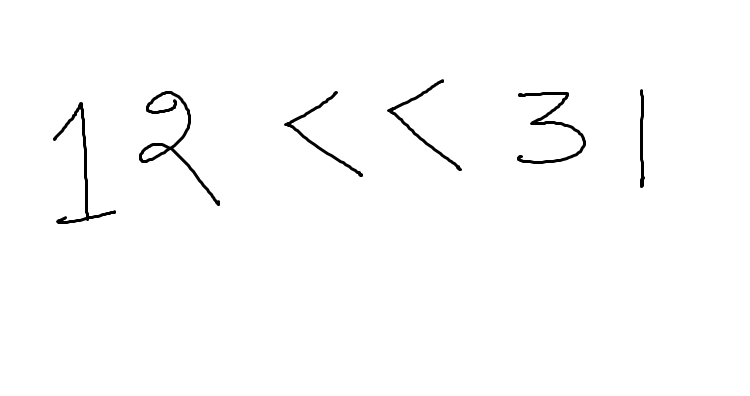
#> input picture Test Images/8.png, 750 x 396 px
$ python -i detection.py   (imports and definitions only)
#> lines starting #> are read from the running program, lines starting #| are printed output that depends on the picture; after the words box and inside, x2 and y2 are one past the last pixel; in counts of white or black regions, pixels touching at a corner belong together
from keras.models import model_from_json
import cv2
import numpy as np

# [1 line not run here, left out]
# [1 line that did not run here, left out]
# [1 line not run here, left out]
# [1 line that did not run here, left out]
# load weights into new model
# [1 line not run here, left out]
# aakash = []


def detector(inp_file):
#> called with inp_file = 'Test Images/8.png'
    img = cv2.imread(inp_file, cv2.IMREAD_GRAYSCALE)
#> img is the input picture: shape (396, 750); min 0, max 255, mean 251.9

    if img is not None:
        # images.append(img)
        img = ~img
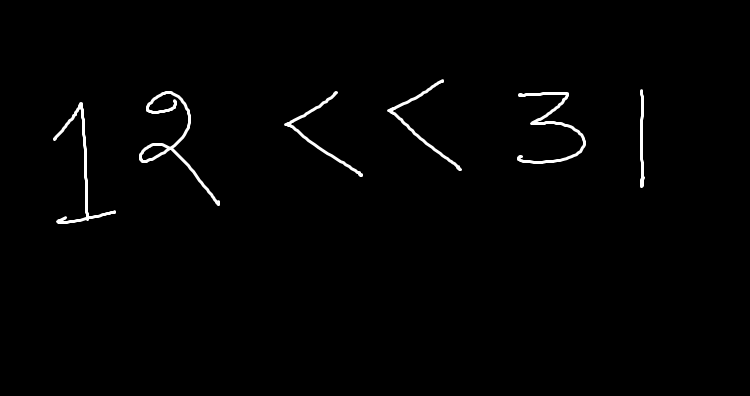
#> img: shape (396, 750); min 0, max 255, mean 3.1
        ret, thresh = cv2.threshold(img, 127, 255, cv2.THRESH_BINARY)
#> thresh: shape (396, 750); 1.2% white; 6 white regions
        ctrs, ret = cv2.findContours(
            thresh, cv2.RETR_TREE, cv2.CHAIN_APPROX_SIMPLE)
#> ctrs = 7 contours; box (x1, y1, x2, y2) and area: (139, 91, 220, 206) 887, (517, 92, 586, 164) 514, (53, 102, 116, 224) 496, (387, 79, 462, 171) 364, (284, 91, 363, 177) 359, (141, 145, 168, 161) 217, (640, 89, 645, 188) 206; ret = [[1, -1, -1, -1], [2, 0, -1, -1], [3, 1, -1, -1], [5, 2, 4, -1], [-1, -1, -1, 3], [6, 3, -1, -1], [-1, 5, -1, -1]]
        cnt = sorted(ctrs, key=lambda ctr: cv2.boundingRect(ctr)[0])
#> cnt has the same summary as ctrs
        w = int(28)
        h = int(28)
        train_data = []
        rects = []
        for c in cnt:
            x, y, w, h = cv2.boundingRect(c)
            rect = [x, y, w, h]
            rects.append(rect)
#> this loop made 7 passes
#> (x, y, w, h) on passes 1 to 7: (53, 102, 63, 122), (139, 91, 81, 115), (141, 145, 27, 16), (284, 91, 79, 86), (387, 79, 75, 92), (517, 92, 69, 72), (640, 89, 5, 99)
#> after the loop, rects = [[53, 102, 63, 122], [139, 91, 81, 115], [141, 145, 27, 16], [284, 91, 79, 86], [387, 79, 75, 92], [517, 92, 69, 72], [640, 89, 5, 99]]
        bool_rect = []
        for r in rects:
            l = []
            for rec in rects:
                flag = 0
                if rec != r:
                    if r[0] < (rec[0]+rec[2]+10) and rec[0] < (r[0]+r[2]+10) and r[1] < (rec[1]+rec[3]+10) and rec[1] < (r[1]+r[3]+10):
                        flag = 1
                    l.append(flag)
                if rec == r:
                    l.append(0)
            bool_rect.append(l)
#> this loop made 7 passes
#> after the loop, bool_rect = [[0, 0, 0, 0, 0, 0, 0], [0, 0, 1, 0, 0, 0, 0], [0, 1, 0, 0, 0, 0, 0], [0, 0, 0, 0, 0, 0, 0], [0, 0, 0, 0, 0, 0, 0], [0, 0, 0, 0, 0, 0, 0], [0, 0, 0, 0, 0, 0, 0]]
        dump_rect = []
        for i in range(0, len(cnt)):
            for j in range(0, len(cnt)):
                if bool_rect[i][j] == 1:
                    area1 = rects[i][2]*rects[i][3]
                    area2 = rects[j][2]*rects[j][3]
                    if (area1 == min(area1, area2)):
                        dump_rect.append(rects[i])
#> this loop made 7 passes
#> after the loop, dump_rect = [[141, 145, 27, 16]]
        final_rect = [i for i in rects if i not in dump_rect]
#> final_rect = [[53, 102, 63, 122], [139, 91, 81, 115], [284, 91, 79, 86], [387, 79, 75, 92], [517, 92, 69, 72], [640, 89, 5, 99]]
        for r in final_rect:
            x = r[0]
            y = r[1]
            w = r[2]
            h = r[3]
            im_crop = thresh[y:y+h+10, x:x+w+10]

            im_resize = cv2.resize(im_crop, (28, 28))

            im_resize = np.reshape(im_resize, (28, 28, 1))
            train_data.append(im_resize)
#> this loop made 6 passes
#> pass 1, in detector, `im_crop = thresh[y:y+h+10, x:x+w+10]`:
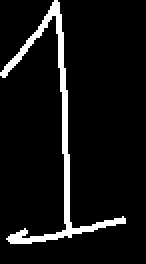
#> im_crop: shape (132, 73) (shown 2 times larger); 7.3% white; 1 white region, box (x1, y1, x2, y2) and area: (0, 0, 63, 122) 707
#> pass 1, in detector, `im_resize = cv2.resize(im_crop, (28, 28))`:
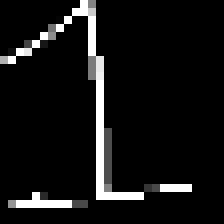
#> im_resize: shape (28, 28) (shown 8 times larger); min 0, max 255, mean 19.2
#> pass 2, in detector, `im_crop = thresh[y:y+h+10, x:x+w+10]`:
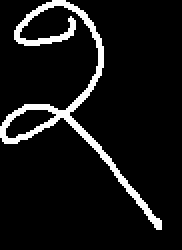
#> im_crop: shape (125, 91) (shown 2 times larger); 8% white; 1 white region, box (x1, y1, x2, y2) and area: (0, 0, 81, 115) 914
#> pass 2, in detector, `im_resize = cv2.resize(im_crop, (28, 28))`:
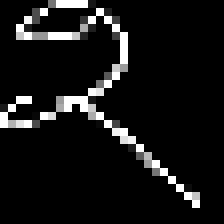
#> im_resize: shape (28, 28) (shown 8 times larger); min 0, max 255, mean 21
#> after the loop, train_data = 6 items


    char_string = ""

    for i in range(len(train_data)):
        train_data[i] = np.array(train_data[i])
        train_data[i] = train_data[i].reshape(1, 28, 28, 1)
    #     result=loaded_model.predict_classes(train_data[i])
        result = np.argmax(loaded_model.predict(train_data[i]), axis=-1)
        # aakash.append(result[0])
        if (result[0] == 10):
            char_string = char_string + '-'
        if (result[0] == 11):
            char_string = char_string + '+'
        if (result[0] == 0):
            char_string = char_string + '0'
        if (result[0] == 1):
            char_string = char_string + '1'
        if (result[0] == 2):
            char_string = char_string + '2'
        if (result[0] == 3):
            char_string = char_string + '3'
        if (result[0] == 4):
            char_string = char_string+ '4'
        if (result[0] == 5):
            char_string = char_string+ '5'
        if (result[0] == 6):
            char_string = char_string+ '6'
        if (result[0] == 7):
            char_string = char_string+ '7'
        if (result[0] == 8):
            char_string = char_string+ '8'
        if (result[0] == 9):
            char_string = char_string+ '9'
#> this loop made 1 pass
#> after the loop, char_string = ''

    return(char_string)

def detector_result():
    import os
    ranjan_final = []
    image_num = 1
    while os.path.isfile(f"static/digits/digit{image_num}.png"):
        try:
            # print(f"digits/digit{image_num}.png")
            charact = detector(f"static/digits/digit{image_num}.png")
            # print(charact[0])
            ranjan_final.append(charact[0])
        except:
            print("Error")
            ranjan_final.append("Error")
        finally:
            image_num += 1

    # print(ranjan_final)


    return ranjan_final

#> (the run stopped early here; a loop or call above may not have finished)

$ run again, on Test Images/Untitled.png
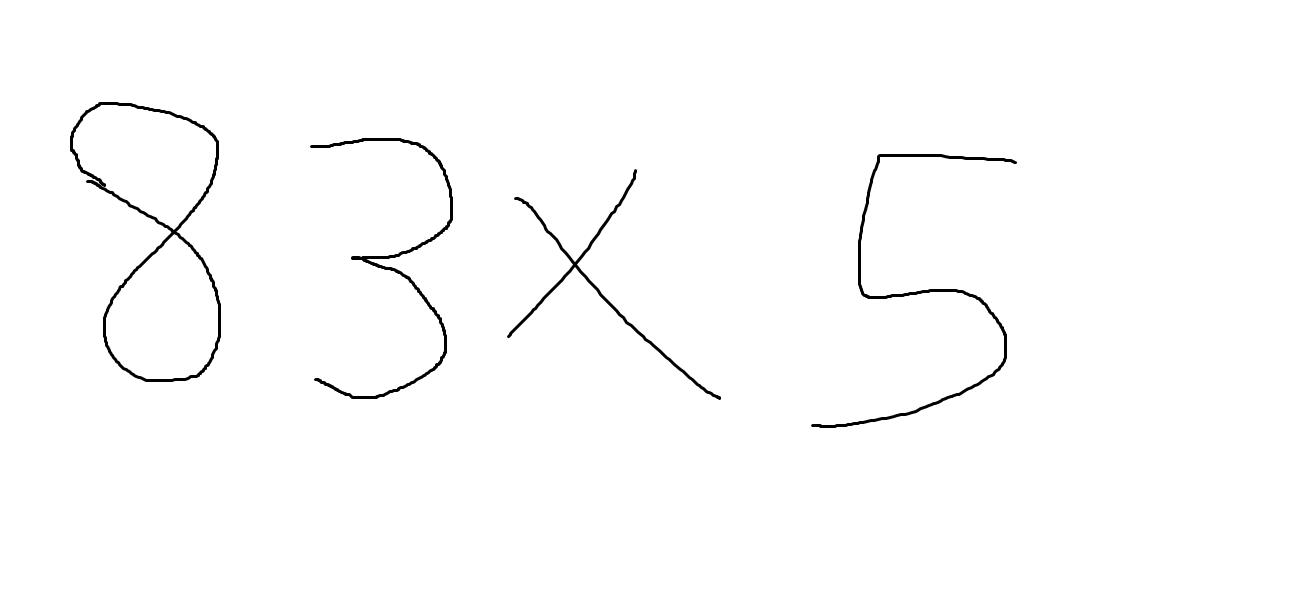
#> input picture Test Images/Untitled.png, 1310 x 610 px
#> in detector, img is the input picture: shape (610, 1310); min 0, max 255, mean 252.4
#> in detector, `img = ~img`:
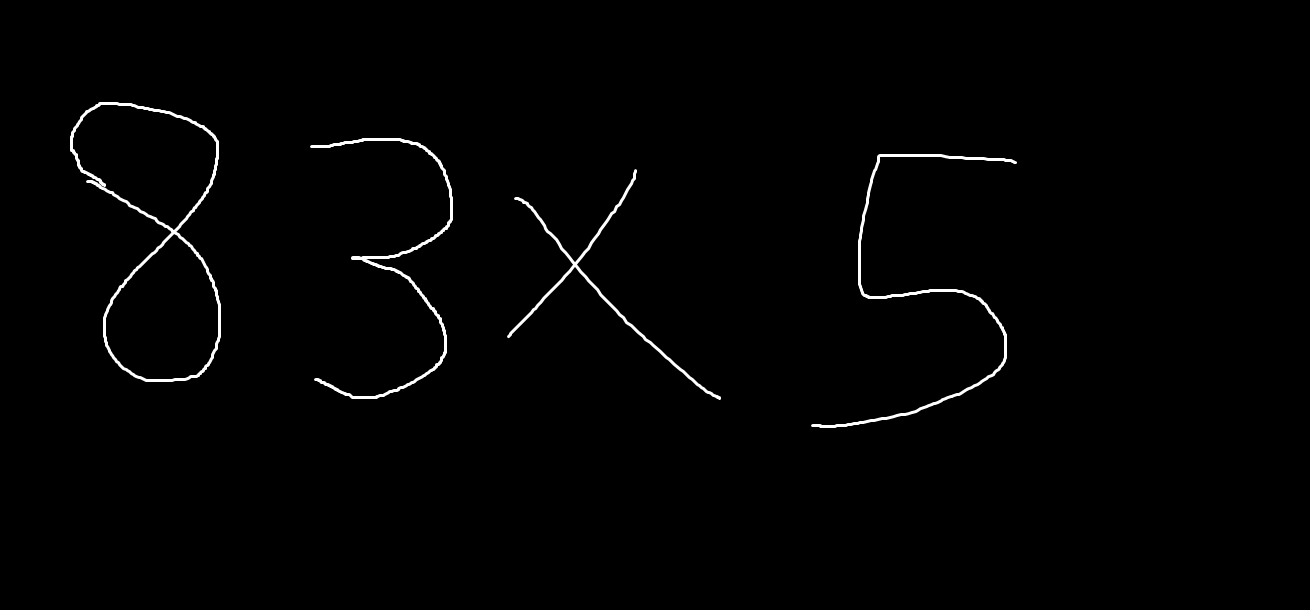
#> img: shape (610, 1310); min 0, max 255, mean 2.6
#> thresh: shape (610, 1310); 1% white; 4 white regions
#> ctrs = 9 contours, 3 with area under 20; largest, box (x1, y1, x2, y2) and area: (70, 102, 221, 382) 25785, (72, 104, 217, 231) 11995, (105, 233, 219, 380) 11812, (811, 154, 1017, 428) 1430, (310, 138, 453, 399) 1360, (507, 169, 721, 400) 1220; ret = [[1, -1, -1, -1], [2, 0, -1, -1], [3, 1, -1, -1], [-1, 2, 4, -1], [5, -1, -1, 3], [6, 4, -1, 3], [7, 5, -1, 3], [8, 6, -1, 3], [-1, 7, -1, 3]]
#> cnt has the same summary as ctrs
#> the loop in detector, `for c in cnt:` made 9 passes
#> (x, y, w, h) on passes 1, 2, 5, 6, 7, 8, 9: (70, 102, 151, 280), (72, 104, 145, 127), (101, 185, 4, 3), (105, 233, 114, 147), (310, 138, 143, 261), (507, 169, 214, 231), (811, 154, 206, 274)
#> after the loop in detector, `for c in cnt:`: rects = [[70, 102, 151, 280], [72, 104, 145, 127], [99, 183, 3, 3], [100, 184, 3, 3], [101, 185, 4, 3], [105, 233, 114, 147], [310, 138, 143, 261], [507, 169, 214, 231], [811, 154, 206, 274]]
#> the loop in detector, `for r in rects:` made 9 passes
#> after the loop in detector, `for r in rects:`: bool_rect = 9 items, first 6: [0, 1, 1, 1, 1, 1, 0, 0, 0], [1, 0, 1, 1, 1, 1, 0, 0, 0], [1, 1, 0, 1, 1, 0, 0, 0, 0], [1, 1, 1, 0, 1, 0, 0, 0, 0], [1, 1, 1, 1, 0, 0, 0, 0, 0], [1, 1, 0, 0, 0, 0, 0, 0, 0]
#> the loop in detector, `for i in range(0, len(cnt)):` made 9 passes
#> after the loop in detector, `for i in range(0, len(cnt)):`: dump_rect = [[72, 104, 145, 127], [99, 183, 3, 3], [99, 183, 3, 3], [99, 183, 3, 3], [99, 183, 3, 3], [100, 184, 3, 3], [100, 184, 3, 3], [100, 184, 3, 3], [100, 184, 3, 3], [101, 185, 4, 3], [101, 185, 4, 3], [105, 233, 114, 147], [105, 233, 114, 147]]
#> final_rect = [[70, 102, 151, 280], [310, 138, 143, 261], [507, 169, 214, 231], [811, 154, 206, 274]]
#> the loop in detector, `for r in final_rect:` made 4 passes
#> after the loop in detector, `for r in final_rect:`:
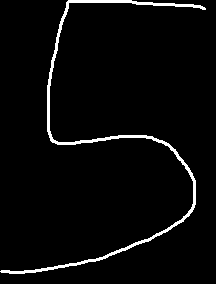
#> im_crop: shape (284, 216); 3.4% white; 1 white region, box (x1, y1, x2, y2) and area: (0, 0, 206, 274) 2084
#> after the loop in detector, `for r in final_rect:`: train_data = 4 items
#> the loop in detector, `for i in range(len(train_data)):` made 1 pass
#> after the loop in detector, `for i in range(len(train_data)):`: char_string = ''
